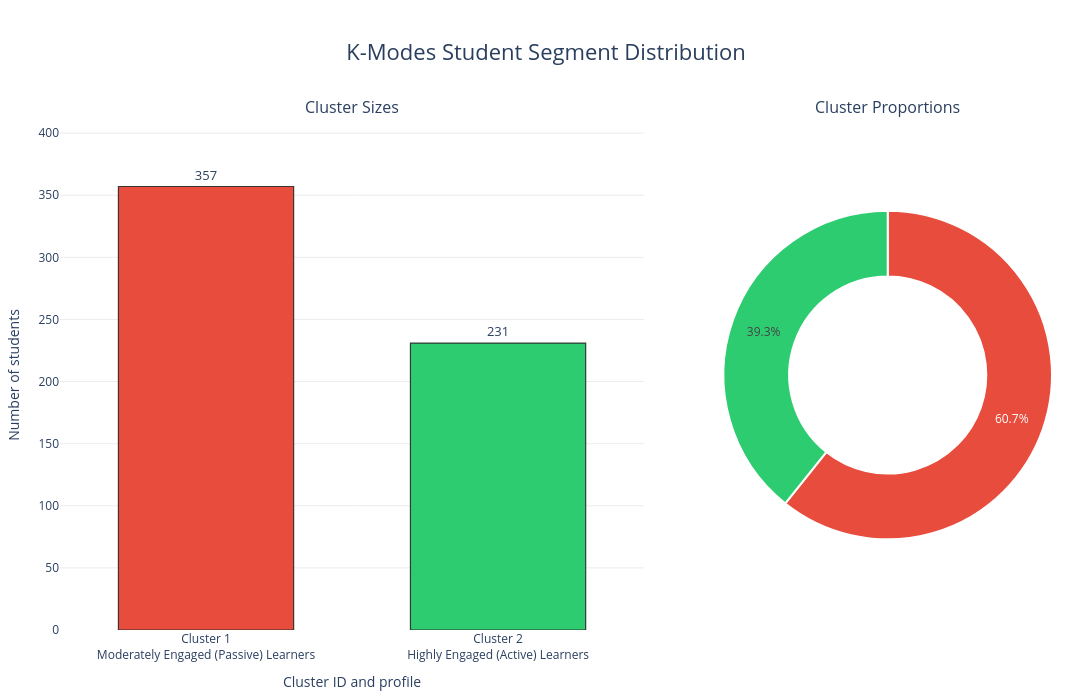

Here is the notebook cell this chart was saved with:
### Code cell
# ──  Cluster size visualisation 
import plotly.graph_objects as go
from plotly.subplots import make_subplots

# Labels
cluster_name_map = {
    1: 'Moderately Engaged (Passive) Learners',
    2: 'Highly Engaged (Active) Learners'
}

CLUSTER_ORDER = [1, 2]

CLUSTER_PALETTE = { 1: '#e74c3c', 2: '#2ecc71' }

# Summary
cluster_counts = (
    df['student_segment']
    .value_counts()
    .reindex(CLUSTER_ORDER)
    .fillna(0)
    .astype(int)
)

cluster_perc = (cluster_counts / cluster_counts.sum() * 100).round(1)

# X-axis labels
x_labels = [
    f"Cluster {k}<br>{cluster_name_map[k]}"
    for k in CLUSTER_ORDER
]

colors = [CLUSTER_PALETTE[k] for k in CLUSTER_ORDER]

#  Create figure FIRST
fig = make_subplots(
    rows=1, cols=2,
    specs=[[{'type': 'xy'}, {'type': 'domain'}]],
    column_widths=[0.64, 0.36],
    subplot_titles=('Cluster Sizes', 'Cluster Proportions'),
    horizontal_spacing=0.08
)

# ── Bar chart
fig.add_trace(
    go.Bar(
        x=x_labels,
        y=cluster_counts.values,
        marker=dict(
            color=colors,
            line=dict(color='rgba(40,40,40,0.9)', width=1.2)
        ),
        text=[str(n) for n in cluster_counts.values],
        textposition='outside',
        textfont=dict(size=13),
        customdata=cluster_perc.values,
        hovertemplate=(
            "<b>%{x}</b><br>"
            "Students: %{y}<br>"
            "Percentage: %{customdata:.1f}%<extra></extra>"
        ),
        showlegend=False
    ),
    row=1, col=1
)

# ── Donut chart
fig.add_trace(
    go.Pie(
        labels=[f"Cluster {k}: {cluster_name_map[k]}" for k in CLUSTER_ORDER],
        values=cluster_counts.values,
        hole=0.60,
        marker=dict(colors=colors, line=dict(color='white', width=2)),
        textinfo='percent',
        textfont=dict(size=12),
        hovertemplate=(
            "<b>%{label}</b><br>"
            "Students: %{value}<br>"
            "Percentage: %{percent}<extra></extra>"
        ),
        showlegend=False,
        sort=False
    ),
    row=1, col=2
)

# ── Axes styling (NOW valid)
fig.update_yaxes(
    range=[0, cluster_counts.max() * 1.15],
    title_text='Number of students',
    showgrid=True,
    gridcolor='rgba(0,0,0,0.08)',
    zeroline=False,
    row=1, col=1
)

fig.update_xaxes(
    title_text='Cluster ID and profile',
    row=1, col=1
)

# ── Layout
fig.update_layout(
    title=dict(
        text='K-Modes Student Segment Distribution',
        x=0.5,
        xanchor='center',
        font=dict(size=22)
    ),
    template='plotly_white',
    width=1250,
    height=700,
    margin=dict(t=120, l=60, r=40, b=70),
    showlegend=False
)

# Bar width
fig.update_traces(width=0.6, selector=dict(type='bar'))

fig.show()

### Figure 1 — Plotly figure (JSON) as saved in the notebook; plotly's stock layout.template omitted (floating-point values rounded to 4 significant figures)
{"data": [{"customdata": [60.7, 39.3], "hovertemplate": "<b>%{x}</b><br>Students: %{y}<br>Percentage: %{customdata:.1f}%<extra></extra>", "marker": {"color": ["#e74c3c", "#2ecc71"], "line": {"color": "rgba(40,40,40,0.9)", "width": 1.2}}, "showlegend": false, "text": ["357", "231"], "textfont": {"size": 13}, "textposition": "outside", "type": "bar", "width": 0.6, "x": ["Cluster 1<br>Moderately Engaged (Passive) Learners", "Cluster 2<br>Highly Engaged (Active) Learners"], "xaxis": "x", "y": [357, 231], "yaxis": "y"}, {"domain": {"x": [0.6688, 1], "y": [0, 1]}, "hole": 0.6, "hovertemplate": "<b>%{label}</b><br>Students: %{value}<br>Percentage: %{percent}<extra></extra>", "labels": ["Cluster 1: Moderately Engaged (Passive) Learners", "Cluster 2: Highly Engaged (Active) Learners"], "marker": {"colors": ["#e74c3c", "#2ecc71"], "line": {"color": "white", "width": 2}}, "showlegend": false, "sort": false, "textfont": {"size": 12}, "textinfo": "percent", "type": "pie", "values": [357, 231]}], "layout": {"annotations": [{"font": {"size": 16}, "showarrow": false, "text": "Cluster Sizes", "x": 0.2944, "xanchor": "center", "xref": "paper", "y": 1, "yanchor": "bottom", "yref": "paper"}, {"font": {"size": 16}, "showarrow": false, "text": "Cluster Proportions", "x": 0.8344, "xanchor": "center", "xref": "paper", "y": 1, "yanchor": "bottom", "yref": "paper"}], "height": 700, "margin": {"b": 70, "l": 60, "r": 40, "t": 120}, "showlegend": false, "title": {"font": {"size": 22}, "text": "K-Modes Student Segment Distribution", "x": 0.5, "xanchor": "center"}, "width": 1250, "xaxis": {"anchor": "y", "domain": [0, 0.5888], "title": {"text": "Cluster ID and profile"}}, "yaxis": {"anchor": "x", "domain": [0, 1], "gridcolor": "rgba(0,0,0,0.08)", "range": [0, 410.5], "showgrid": true, "title": {"text": "Number of students"}, "zeroline": false}}}
